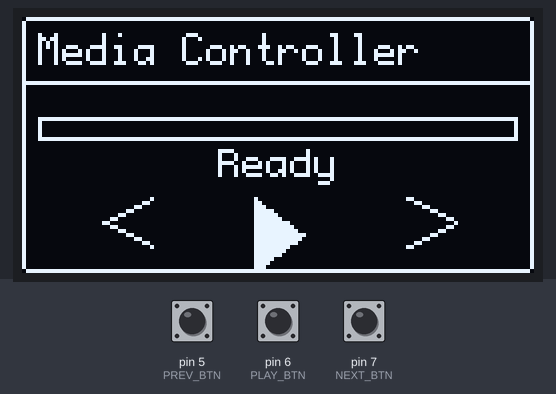
The program below on a simulated SparkFun Pro Micro, built with avr-gcc and run on an emulated ATmega32U4. Shown: 128×64 one-colour display. The inputs (shaded band) are chosen by the test bench; at power-on: pin 6 (PLAY_BTN) HIGH, pin 5 (PREV_BTN) HIGH, pin 7 (NEXT_BTN) HIGH. USB keyboard and mouse output is not drawn.

Above: at 1.2 s.
1.3 s: pin 6 (PLAY_BTN) pulled LOW for 0.15 s
At 1.58 s:
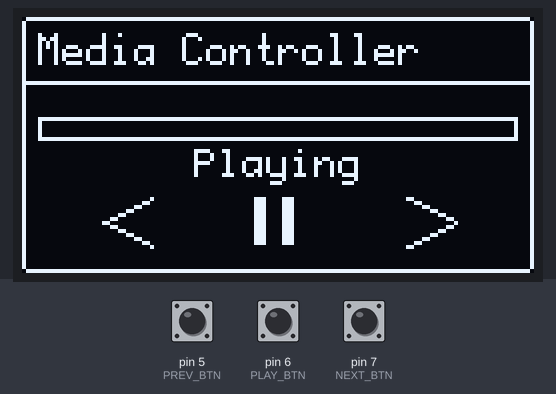
3.4 s: pin 5 (PREV_BTN) pulled LOW for 0.15 s
At 3.61 s:
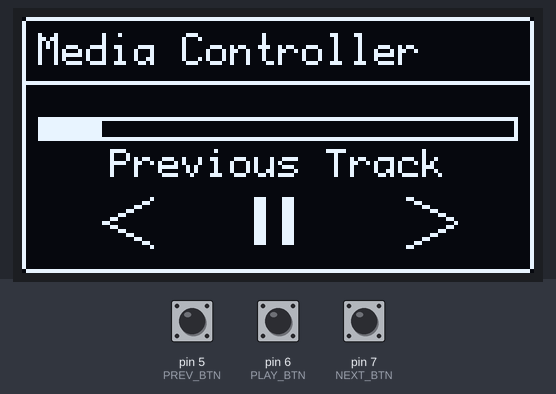
5.4 s: pin 7 (NEXT_BTN) pulled LOW for 0.15 s
At 5.63 s:
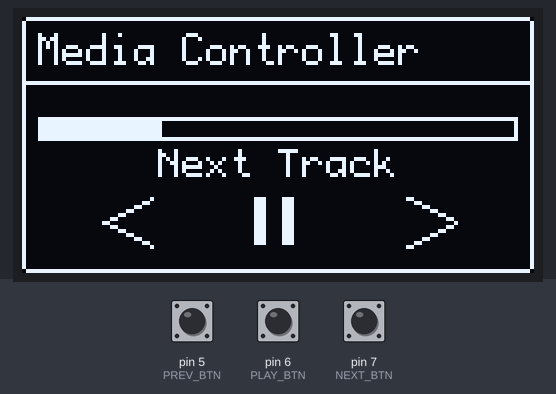
7.4 s: pin 6 (PLAY_BTN) pulled LOW for 1 s
At 7.63 s:
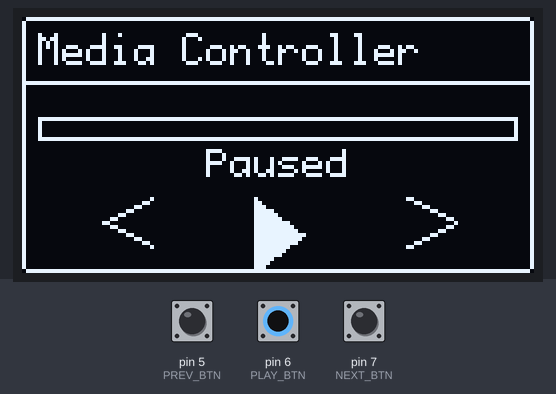
9.9 s: pin 5 (PREV_BTN) pulled LOW for 1 s
At 10.15 s:
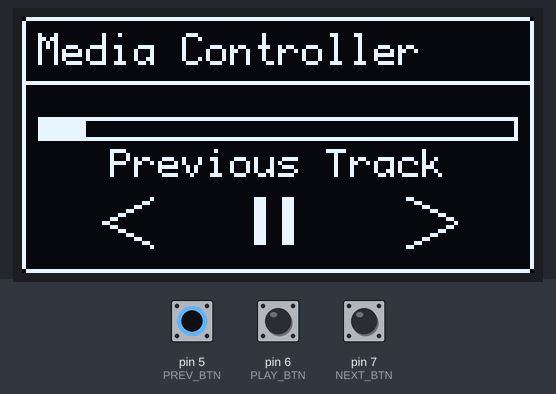
12.4 s: pin 7 (NEXT_BTN) pulled LOW for 1 s
At 12.65 s:
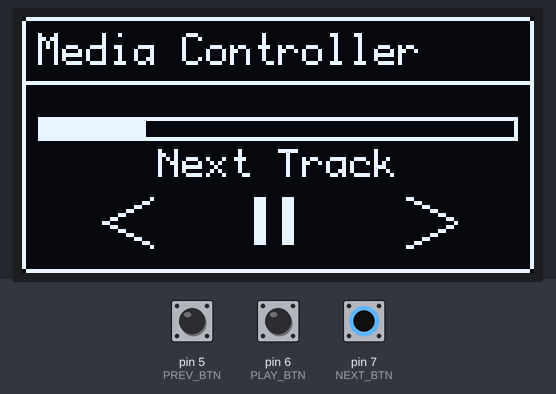

The program:

main.cpp
```cpp
#include <Arduino.h>
#include <HID-Project.h>
#include <U8g2lib.h>
#include <Wire.h>

const int PREV_BTN = 5;
const int PLAY_BTN = 6;
const int NEXT_BTN = 7;

U8G2_SSD1306_128X64_NONAME_F_HW_I2C u8g2(U8G2_R0);

// Variables d'état
bool isPlaying = false;
String currentAction = "Ready";
unsigned long lastActionTime = 0;
const unsigned long ACTION_DISPLAY_TIME = 1000;

// Variables pour l'animation de la barre de progression
int progressBarPosition = 0;
const int PROGRESS_BAR_WIDTH = 120;
unsigned long lastProgressUpdate = 0;
const unsigned long PROGRESS_UPDATE_INTERVAL = 100;

// Variables pour les effets de transition
int transitionStep = 0;
bool inTransition = false;
String nextAction = "";

void setup() {
  Wire.begin();
  pinMode(PREV_BTN, INPUT_PULLUP);
  pinMode(PLAY_BTN, INPUT_PULLUP);
  pinMode(NEXT_BTN, INPUT_PULLUP);
  Consumer.begin();
  u8g2.begin();
}

void drawPlayTriangle(int x, int y, int size) {
  int height = size * 1.5;
  u8g2.drawTriangle(x, y, x + size, y + (height/2), x, y + height);
  u8g2.drawTriangle(x+1, y+1, x + size-1, y + (height/2), x+1, y + height-1);
}

void drawPauseIcon(int x, int y, int width, int height) {
  u8g2.drawBox(x, y, width, height);
  u8g2.drawBox(x + width + 4, y, width, height);
}

void drawArrow(int x, int y, int size, bool right) {
  if (right) {
    u8g2.drawLine(x, y, x + size, y + size/2);
    u8g2.drawLine(x + size, y + size/2, x, y + size);
  } else {
    u8g2.drawLine(x + size, y, x, y + size/2);
    u8g2.drawLine(x, y + size/2, x + size, y + size);
  }
}

void drawProgressBar() {
  u8g2.drawFrame(4, 25, PROGRESS_BAR_WIDTH, 6);
  if (isPlaying) {
    u8g2.drawBox(4, 25, progressBarPosition, 6);
    if (millis() - lastProgressUpdate > PROGRESS_UPDATE_INTERVAL) {
      progressBarPosition++;
      if (progressBarPosition > PROGRESS_BAR_WIDTH) progressBarPosition = 0;
      lastProgressUpdate = millis();
    }
  }
}

void drawMainScreen(bool drawText = true) {
  u8g2.clearBuffer();

  // Cadre principal
  u8g2.drawRFrame(0, 0, 128, 64, 2);
  u8g2.drawLine(0, 16, 128, 16);

  // Titre
  u8g2.setFont(u8g2_font_profont12_tr);
  u8g2.drawStr(4, 12, "Media Controller");

  // Barre de progression
  drawProgressBar();

  // Texte d'état
  if (drawText) {
    u8g2.setFont(u8g2_font_profont11_tr);
    int textWidth = u8g2.getStrWidth(currentAction.c_str());
    u8g2.drawStr((128-textWidth)/2, 40, currentAction.c_str());
  }

  // Contrôles
  drawArrow(20, 45, 12, false);
  if (isPlaying) {
    drawPauseIcon(58, 45, 3, 12);
  } else {
    drawPlayTriangle(58, 45, 12);
  }
  drawArrow(96, 45, 12, true);

  u8g2.sendBuffer();
}

void setAction(String action, bool temporary = false) {
  currentAction = action;
  if (temporary) {
    lastActionTime = millis();
  }
  drawMainScreen();
}

void loop() {
  // Gestion des boutons
  if (digitalRead(PREV_BTN) == LOW) {
    Consumer.write(MEDIA_PREVIOUS);
    setAction("Previous Track", true);
    delay(200);
    Consumer.releaseAll();
  }

  if (digitalRead(PLAY_BTN) == LOW) {
    Consumer.write(MEDIA_PLAY_PAUSE);
    isPlaying = !isPlaying;
    progressBarPosition = 0;
    setAction(isPlaying ? "Playing" : "Paused");
    delay(200);
    Consumer.releaseAll();
  }

  if (digitalRead(NEXT_BTN) == LOW) {
    Consumer.write(MEDIA_NEXT);
    setAction("Next Track", true);
    delay(200);
    Consumer.releaseAll();
  }

  // Retour à l'état normal après le délai pour les actions temporaires
  if (millis() - lastActionTime > ACTION_DISPLAY_TIME &&
      (currentAction == "Previous Track" || currentAction == "Next Track")) {
    setAction(isPlaying ? "Playing" : "Paused");
  }

  // Mise à jour normale de l'écran
  drawMainScreen();
}
```

Measured:
- after the input at 1.3 s, the display: changes after 0.12 s (image 1)
- after the input at 3.4 s, the display: first differs from a run without the input after 0.08 s (image 2)
- after the input at 5.4 s, the display: first differs from a run without the input after 0.10 s (image 3)
- after the input at 7.4 s, the display: first differs from a run without the input after 0.07 s (image 4)
- after the input at 9.9 s, the display: changes after 0.08 s (image 5)
- after the input at 12.4 s, the display: changes after 0.09 s (image 6)
